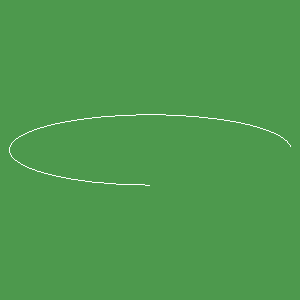

Write Python code to recreate this figure.
#!/usr/bin/env python

# Demonstrate vtkEllipseArcSource with specified ratio, angles, and resolution.

# Factory overrides
import vtkmodules.vtkInteractionStyle  # noqa: F401
import vtkmodules.vtkRenderingFreeType  # noqa: F401
import vtkmodules.vtkRenderingOpenGL2  # noqa: F401

from vtkmodules.vtkFiltersSources import vtkEllipseArcSource
from vtkmodules.vtkRenderingCore import (
    vtkActor,
    vtkPolyDataMapper,
    vtkRenderWindow,
    vtkRenderWindowInteractor,
    vtkRenderer,
)

# Ellipse arc source
source = vtkEllipseArcSource()
source.SetCenter(0.0, 0.0, 0.0)
source.SetRatio(0.25)
source.SetNormal(0.0, 0.0, 1.0)
source.SetMajorRadiusVector(10, 0.0, 0.0)
source.SetStartAngle(20)
source.SetSegmentAngle(250)
source.SetResolution(80)

mapper = vtkPolyDataMapper()
mapper.SetInputConnection(source.GetOutputPort())

actor = vtkActor()
actor.SetMapper(mapper)

# Renderer
renderer = vtkRenderer()
renderer.AddActor(actor)
renderer.SetBackground(0.3, 0.6, 0.3)

# Window
render_window = vtkRenderWindow()
render_window.SetMultiSamples(0)
render_window.AddRenderer(renderer)
render_window.SetWindowName("ellipse arc source")

# Interactor
interactor = vtkRenderWindowInteractor()
interactor.SetRenderWindow(render_window)

interactor.Initialize()
interactor.Start()
